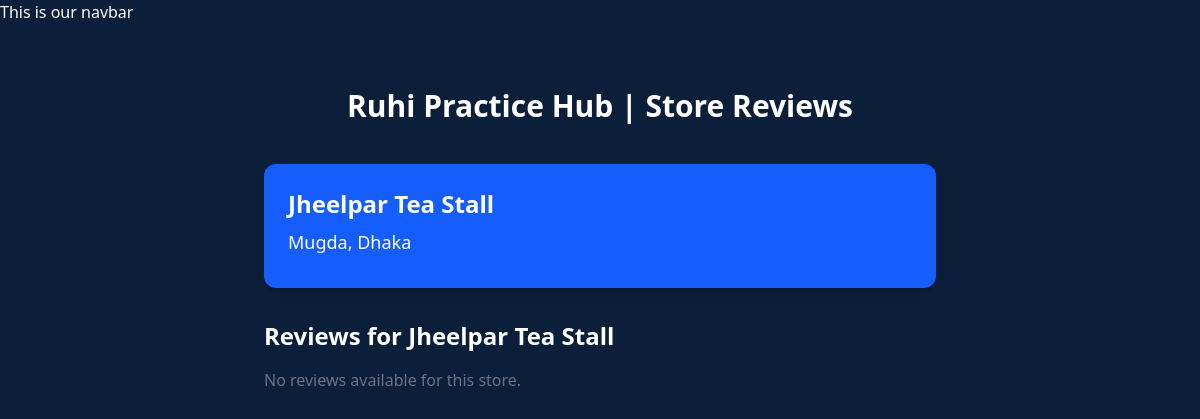
The app's page /chai/store_reviews/1/, older data.
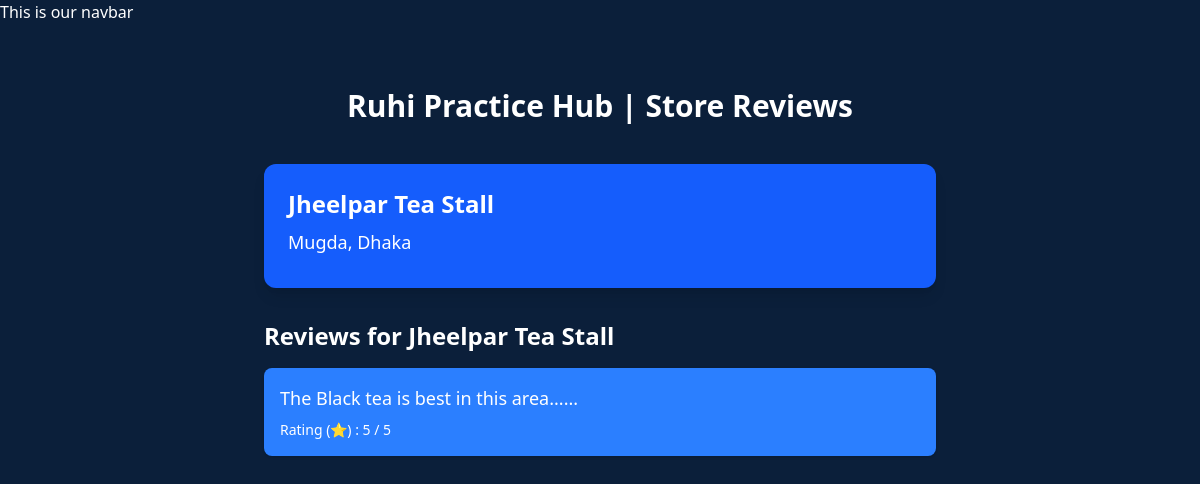
The same page, newer data.
### chai/models.py (models this page shows, shortened)
class StoreReview(models.Model):
    store = models.ForeignKey(Store, on_delete=models.CASCADE)
    review_text = models.TextField()
    rating = models.IntegerField()
    date_added = models.DateTimeField(default=timezone.now)

### chai/views.py (the view)
# urls.py: path('store_reviews/<int:store_id>/', views.store_reviews, name='store_reviews'),
def store_reviews(request, store_id):
    store = get_object_or_404(Store, pk=store_id)
    return render(request, 'chai/store_reviews.html', {'store': store})

### chai/templates/chai/store_reviews.html (shortened to what this page needs)
{% extends "layout.html" %}
{% block content %}
<div class="min-h-screen pt-16">
    <div class="text-center mb-10">
        <h1 class="text-3xl font-bold">
            Ruhi Practice Hub | Store Reviews
        </h1>
    </div>
    <div class="flex flex-col items-center">
        <div class="w-full max-w-2xl">
            <div class="bg-blue-600 p-6 rounded-xl shadow-lg">
                <h2 class="text-2xl font-bold text-white">
                    {{ store.name }}
                </h2>
                <h3 class="text-lg text-white mt-2">
                    {{ store.location }}
                </h3>
            </div>
            <div class="mt-8">
                <h3 class="text-2xl font-bold mb-4">
                    Reviews for {{ store.name }}
                </h3>
                {% for review in store.storereview_set.all %}
                    <div class="bg-blue-500 p-4 rounded-lg mb-4 shadow">
                        <p class="text-lg">
                            {{ review.review_text }}
                        </p>
                        <p class="text-sm text-black-600 mt-2">
                            Rating (⭐) :  {{ review.rating }} / 5
                        </p>
                    </div>
                {% empty %}
                    <p class="text-gray-500">
                        No reviews available for this store.
                    </p>
                {% endfor %}
            </div>
        </div>
    </div>
</div>
{% endblock content %}

Row changes from the older to the newer data that the page shows:
added StoreReview: review_text "The Black tea is best in this area......", rating "5"
Text that changed along with them:
text no longer shown: "No reviews available for this store."
